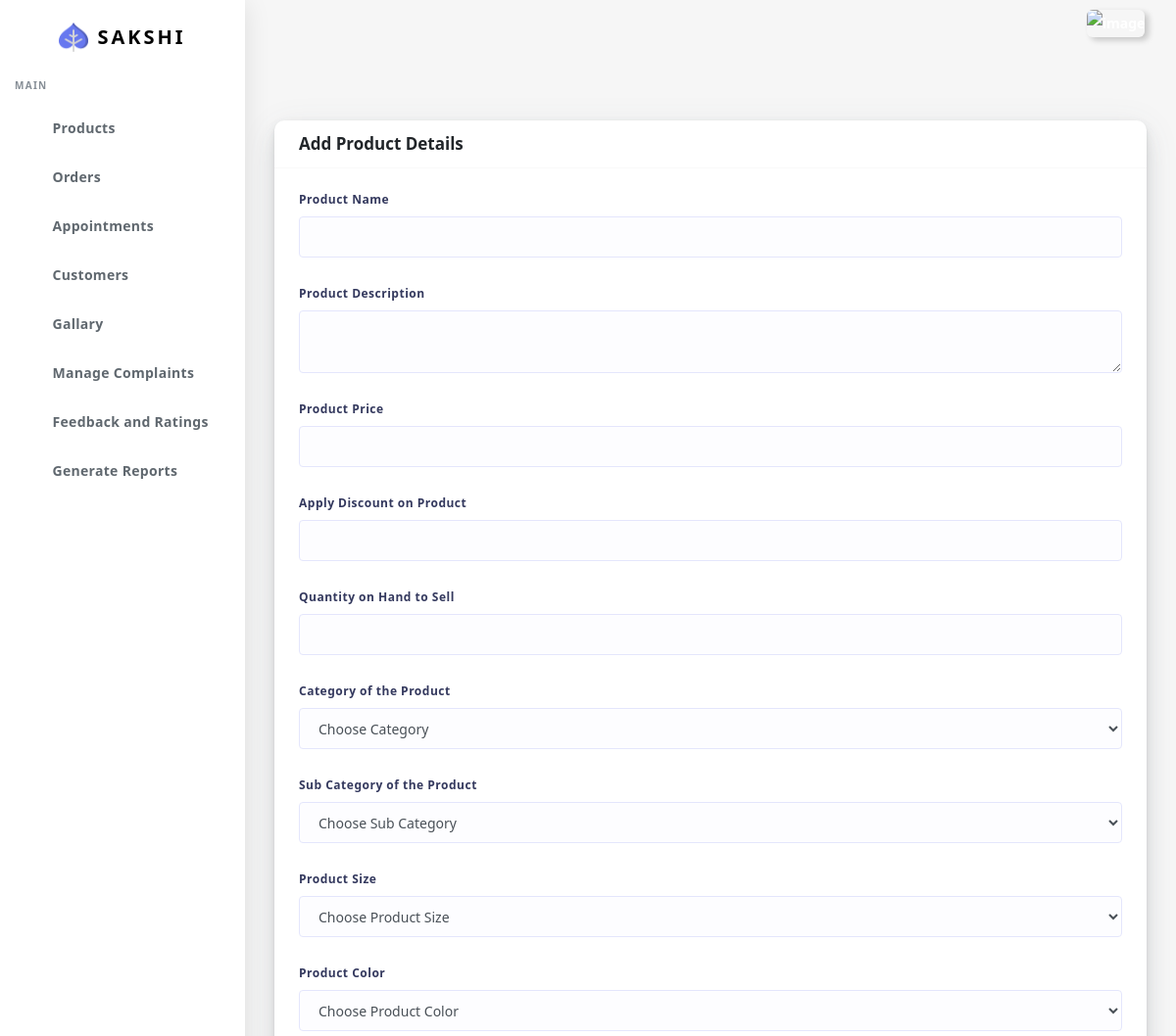
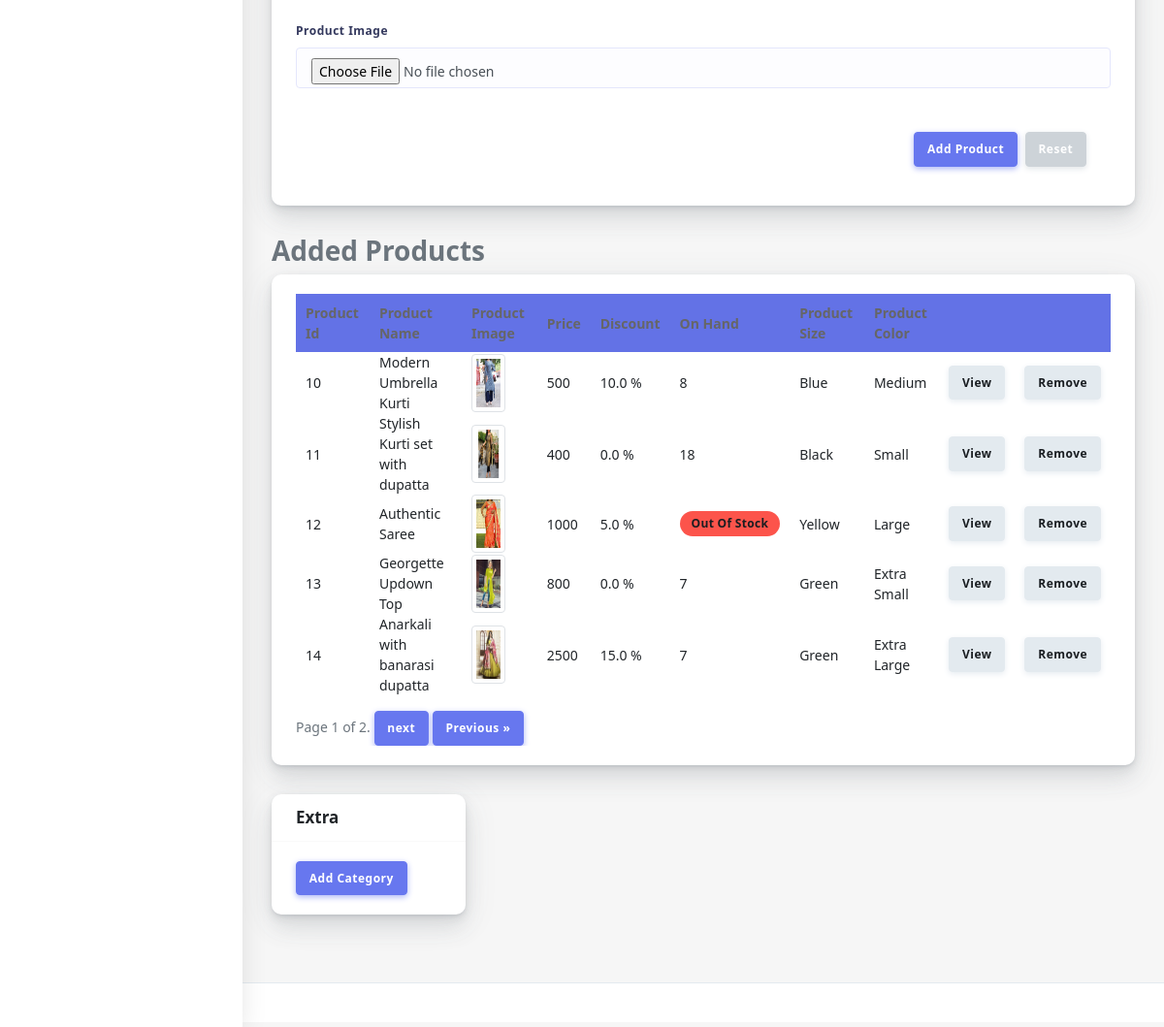
The page /products/ (signed in) on the database its author committed (2 pictures, top to bottom).
### customer/models.py (models this page shows, shortened)
class Product(models.Model):
    product_name=models.CharField(max_length=45)
    price=models.IntegerField()
    qty_on_hand=models.IntegerField()
    discount=models.FloatField(null=True)
    desc=models.TextField()
    product_img=models.ImageField(upload_to="ProductImg/",max_length=100)
    size_id=models.ForeignKey('ProductSize',on_delete=CASCADE,null=False)
    color_id=models.ForeignKey('ProductColor',on_delete=CASCADE,null=False)
    company_id=models.ForeignKey(Company,on_delete=CASCADE)
    cat_id=models.ForeignKey('Category',on_delete=CASCADE)
    class Meta:
        ordering = ['id']
        unique_together = (('size_id','id', 'color_id'),)

class ProductColor(models.Model):
    color_name=models.CharField(max_length=10)

class ProductSize(models.Model):
    details=models.CharField(max_length=20)

### customer/views.py (the view)
# urls.py: path("products/",views.products,name="products"),
@login_required(login_url='sign-in')
def products(request):
    checklocal(request)
    category=Category.objects.all()
    cat=category.filter(cat_id__isnull=True)
    sub_cat=category.filter(cat_id__isnull=False)
    company=Company.objects.first()
    pcolor=ProductColor.objects.all()
    psize=ProductSize.objects.all()
    products=Product.objects.all()
    paginator=Paginator(products,5)
    page_number=request.GET.get('page')
    prod=paginator.get_page(page_number)
    return render(request,"Mainadmin/product.html",{'cat':cat,'sub_cat':sub_cat,'company':company,'pcolor':pcolor,'psize':psize,'products':prod})

### customer/views.py (called while the page is built)
def checklocal(request):
    if request.user.is_staff==False:
        logout(request)

### customer/templates/Mainadmin/product.html (shortened to what this page needs)
{% extends "Mainadmin/index.html" %}
{% load static %}
{% load mathfilters %}
{% block body %}
<div class="main-content">
    <section class="section">
      <div class="section-body">
        <form action="{% url 'addproduct' %}" id="sup" method="POST" enctype="multipart/form-data">
         <div class="card">
              <div class="card-header">
                <h4>Add Product Details</h4>
              </div>
              <div class="card-body">
                <div class="form-group">
                  <label>Product Name</label>
                  <input type="text" name="pname" class="form-control" onkeyPress="return ValidateAlpha(event)" title="Enter only characters" required>
                </div>
                <div class="form-group">
                  <label>Product Description</label>
                  <textarea class="form-control" name="desc" required></textarea>
                </div>
                <div class="form-group">
                  <label>Product Price</label>
                  <input type="text" onkeypress="return isNumberKey(event)" class="form-control" name="price" required>
                </div>
                <div class="form-group">
                  <label>Apply Discount on Product</label>
                  <input type="text" class="form-control" onkeypress="return isNumberKey(event)" name="discount">
                </div>
                <div class="form-group">
                  <label>Quantity on Hand to Sell</label>
                  <input type="text" onkeypress="return isNumberKey(event)" class="form-control" name="qty" required>
                </div>
                <div class="form-group">
                  <label>Category of the Product</label>
                  <select name="cat" id="cat" class="form-control" required>
                    <option selected disabled>Choose Category</option>
                  </select>
                </div>
                <div class="form-group">
                  <label>Sub Category of the Product</label>
                  <select name="subcat" id="subcat" class="form-control" required>
                    <option selected disabled>Choose Sub Category</option>
                  </select>
                </div>
                <div class="form-group">
                  <label>Product Size</label>
                  <select name="size" id="" class="form-control" required>
                    <option selected disabled>Choose Product Size</option>
                  </select>
                </div>
                <div class="form-group">
                  <label>Product Color</label>
                  <select name="color" id="" class="form-control" required>
                    <option selected disabled>Choose Product Color</option>
                  </select>
                </div>
                <div class="form-group">
                  <label>Product Image</label>
                  <input type="file" class="form-control" name="pimg" accept="image/*" required>
                </div>
                <div class="card-footer text-right">
                <button class="btn btn-primary mr-1" type="submit">Add Product</button>
                <button class="btn btn-secondary" type="reset">Reset</button>
                </div>
              </div>
         </div>
        </form>
            <h3 class="page-title">Added Products </h3>
        <div class="row">
          <div class="col-12">
            <div class="card">
              <div class="card-body">
                <div class="row">
                  <div class="col-12 table-responsive">
                        {% if products %}
                          <table id="order-listing" class="table" cellspacing="0" width="100%">
                            <thead>
                        <tr class="bg-primary ">
                          <th>Product Id</th>
                          <th>Product Name</th>
                          <th>Product Image</th>
                          <th>Price</th>
                          <th>Discount</th>
                          <th>On Hand</th>
                          <th>Product Size</th>
                          <th>Product Color</th>
                          <th></th>
                          <th></th>
                        </tr>
                      </thead>
                      <tbody>
                        {% for p in products %}
                          <tr>
                          <td>{{p.id}}</td>
                          <td>{{p.product_name}}</td>
                          <td><img src="/media/{{p.product_img}}" class="img-thumbnail" style="width:60%;height:100%;" /></td>
                          <td>{{p.price}}</td>
                          <td>{{p.discount|mul:100}} %</td>
                          {% if p.qty_on_hand == 0 %}
                          <td><span class="badge badge-danger text-dark">Out Of Stock</span></td>
                          {% else %}
                          <td>{{p.qty_on_hand}}</td>
                          {% endif %}
                          <td>{{p.color_id.color_name}}</td>
                          <td>{{p.size_id.details}}</td>
                          <td class="text-right">
                            <a href="{% url 'viewproduct' p.id %}"><button class="btn btn-light">
                              View </button></a>
                          </td>
                          <td class="text-left">
                            <button class="btn btn-light swal-15" value="{{p.id}}">
                              Remove </button>
                          </td>
                        </tr>
                        {% endfor %}
                        </tbody>
                          </table>
                    <div class="pagination">
                      <span class="step-links">
                          <span class="current">
                              Page {{ products.number }} of {{ products.paginator.num_pages }}.
                          </span>
                          {% if products.has_next %}
                              <a href="?page={{ products.next_page_number }}"><button class="btn btn-primary">next</button> </a>
                              <a href="?page={{ products.paginator.num_pages }}"><button class="btn btn-primary">Previous &raquo;</button></a>
                          {% endif %}
                      </span>
                    </div>
                        {% else %}
                        <h6 class="text-center"> <b> No Records....</b></h6>
                        {% endif %}
                  </div>
                </div>
              </div>
            </div>
              <div class="row"><div class="col-6 col-md-3 col-lg-3">
                <div class="card">
                    <div class="card-header">
                      <h4>Extra</h4>
                    </div>
                    <div class="card-body">
                      <a href="{% url 'addcat' %}" type="button" class="btn btn-primary"> Add Category </a>
                    </div>
                </div>
              </div>
            </div>
          </div>
        </div>
      </div>
    </section>
  </div>
  <footer class="main-footer">
  </footer>
</div>
{% endblock body %}

### rows shown on the page
Product: id "10", product_name "Modern Umbrella Kurti", product_img (picture), price "500", discount|mul "10.0", qty_on_hand "8", color_id.color_name "Blue", size_id.details "Medium"
Product: id "11", product_name "Stylish Kurti set with dupatta", product_img (picture), price "400", discount|mul "0.0", qty_on_hand "18", color_id.color_name "Black", size_id.details "Small"
Product: id "12", product_name "Authentic Saree", product_img (picture), price "1000", discount|mul "5.0", qty_on_hand "Out Of Stock", color_id.color_name "Yellow", size_id.details "Large"
Product: id "13", product_name "Georgette Updown Top", product_img (picture), price "800", discount|mul "0.0", qty_on_hand "7", color_id.color_name "Green", size_id.details "Extra Small"
Product: id "14", product_name "Anarkali with banarasi dupatta", product_img (picture), price "2500", discount|mul "15.0", qty_on_hand "7", color_id.color_name "Green", size_id.details "Extra Large"

### other values the page prints
{{ products.number }} "1"
{{ products.paginator.num_pages }} "2"
